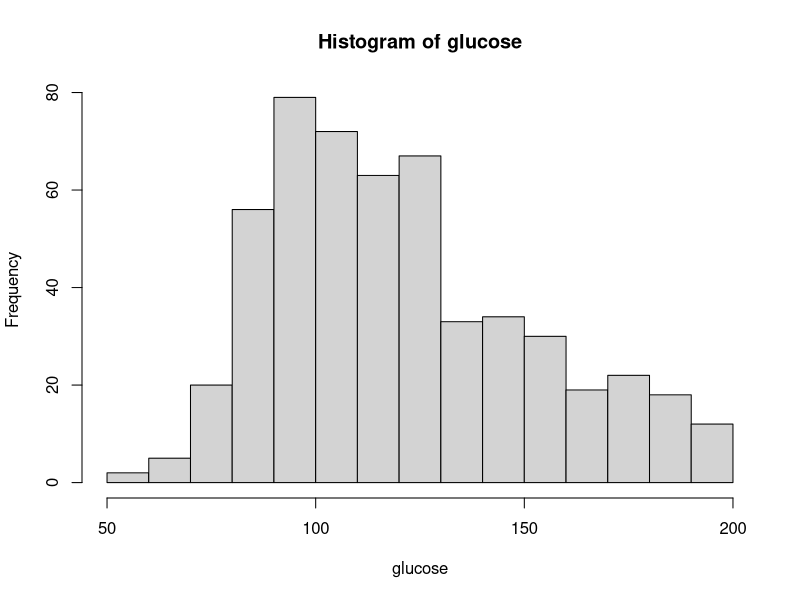
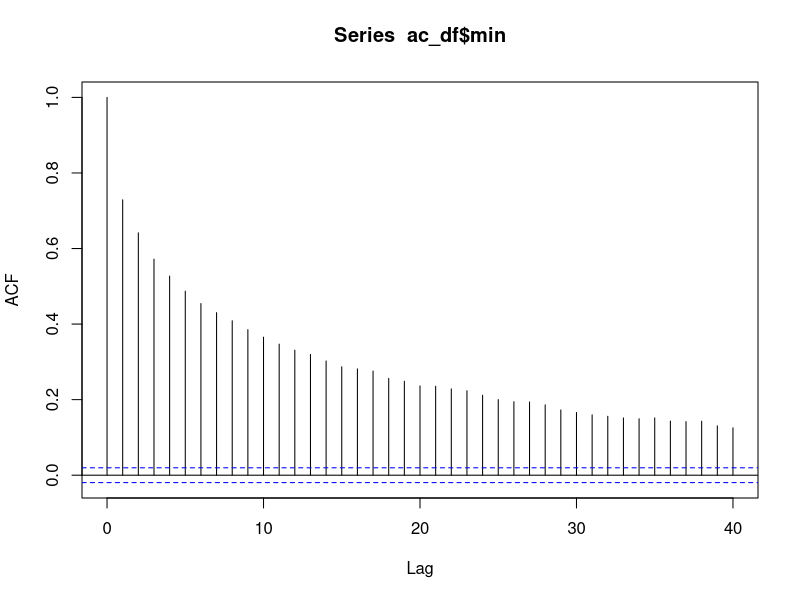
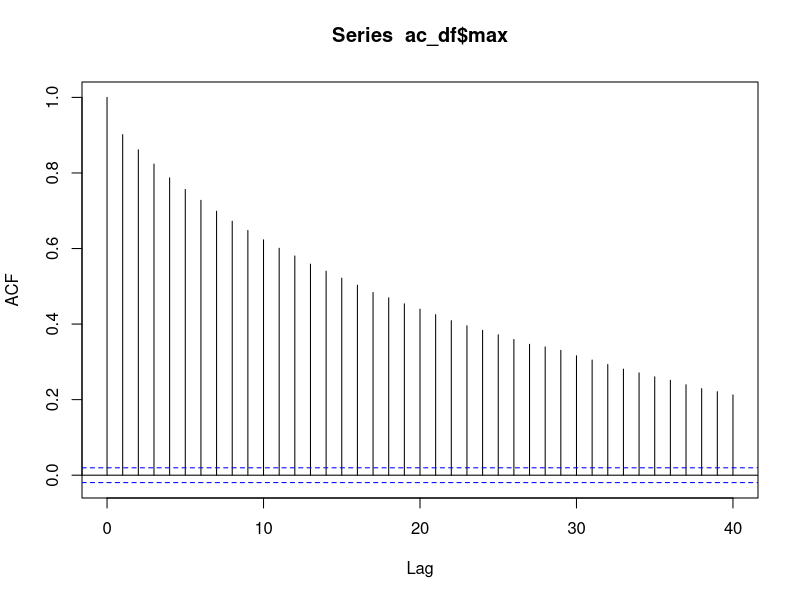

These charts were generated, in order, by the following R code: (Note: this script raises an error after producing the figures.)
## ---- chunk 1
library(tidyverse)
library(coda)
## ---- chunk 2
glucose = read.csv('gluc.csv')
glucose = glucose$X
## ---- chunk 3
hist(glucose)
## ---- chunk 4
a <- 1
b <- 1
mu_0 <- 120
tau_0sq <- 200
sigma_0sq <- 1000
nu_0 <- 10

S <- 10000
thetas <- NULL
theta1 <- mean(glucose)
theta2 <- mean(glucose)

sigma1 <- sd(glucose)
sigma2 <-sd(glucose)

glucose_pred <- NULL
p <- 0.5

for (s in 1:S){
  px1 <- dnorm(glucose, theta1, sigma1)*p
  px2 <- dnorm(glucose, theta2, sigma2)*(1-p)
  
  Xs <- rbinom(length(glucose), 1, px1/(px1+px2))
  
  n1 <- sum(Xs)
  n2 <- length(glucose)-sum(Xs)
  
  glucose1s <- glucose[Xs==1]
  glucose2s <- glucose[Xs==0]
  
  g_avg1 <- mean(glucose1s)
  g_avg2 <- mean(glucose2s)
  
  g_var1 <- var(glucose1s)
  g_var2 <- var(glucose2s)
  
  p <- rbeta(1, a+n1, b+n2)
  
  tau_n1sq <- 1/((1/tau_0sq)+(n1/sigma1^2))
  tau_n2sq <- 1/((1/tau_0sq)+(n2/sigma2^2))
  
  mu_n1 <- ((1/tau_0sq)*mu_0 + (n1/(sigma1^2))*g_avg1)*(tau_n1sq)
  mu_n2 <- ((1/tau_0sq)*mu_0 + (n2/(sigma2^2))*g_avg2)*(tau_n2sq)
  
  theta1 <- rnorm(1, mu_n1, sqrt(tau_n1sq))
  theta2 <- rnorm(1, mu_n2, sqrt(tau_n2sq))
  
  
  
  nu_n1 <- nu_0+n1
  nu_n2 <- nu_0+n2
  
  s_n1sq <- (nu_0*sigma_0sq+(n1-1)*g_var1+n1*(g_avg1-theta1)^2)/nu_n1
  s_n2sq <- (nu_0*sigma_0sq+(n2-1)*g_var2+n2*(g_avg2-theta2)^2)/nu_n2
  
  sigma1 <- sqrt(1/rgamma(1, nu_n1/2, s_n1sq*nu_n1/2))
  sigma2 <- sqrt(1/rgamma(1, nu_n2/2, s_n2sq*nu_n2/2))
  
  
  thetas <- rbind(thetas, c(theta1, theta2))
  x <- rbinom(1, 1, p)
  if(x){
    glucose_pred <- rbind(glucose_pred, rnorm(1, theta1, sigma1))
  }
  else{
    glucose_pred <- rbind(glucose_pred, rnorm(1, theta2, sigma2))
  }
}
## ---- chunk 5
ac_df <- thetas %>%
  as.data.frame() %>%
  mutate(min = ifelse(V1<V2, V1, V2),
         max = ifelse(V1>V2, V1, V2))

acf(ac_df$min)

acf(ac_df$max)
  
## ---- chunk 6
ac_df %>%
  summarise(effectiveSize(min),
            effectiveSize(max))
## ---- chunk 7
glucose <- as.data.frame(glucose)
glucose %>%
  ggplot(aes(x=glucose, col="data"))+
  geom_density()+
  geom_density(data=glucose_pred, aes(x= V1, col="glucose_pred"))
## ---- chunk 8
a_theta <- 120
b_theta <- 10
a_rho <- 10
b_rho <- 10

S = 1000
theta_prior <- numeric(S)
theta_a_prior <- numeric(S)
theta_b_prior <- numeric(S)
rho_prior <- numeric(S)

for (s in 1:S) {
  
#simulate theta^(s)
theta_prior[s] = rgamma(1, a_theta, b_theta)

#simulate rho^(s)
rho_prior[s] = rgamma(1, a_rho, b_rho)


theta_a_prior[s] <- theta_prior[s]
theta_b_prior[s] <- theta_prior[s] * rho_prior[s]
  
}

## ---- chunk 9
plot(theta_a_prior, theta_b_prior)
## ---- chunk 10
#initialize
ya <- c(12, 9, 12, 14, 13, 13, 15, 8, 15, 6)
yb <- c(11, 11, 10, 9, 9, 8, 7, 10, 6, 8, 8, 9, 7)

sum_ya <- sum(ya)
sum_yb <- sum(yb)

theta_0 = rgamma(1, a_theta, b_theta)
rho_0 = rgamma(1, a_rho, b_rho)

S = 5000

theta_S <- numeric(S+1)
rho_S <- numeric(S+1)

theta_S[1] = theta_0
rho_S[1] = rho_0

for (s in 1:S) {
  
#simulate theta^(s+1)
theta_S[s+1] = rgamma(1, sum_ya + sum_yb + a_theta, 10 + 13*rho_S[s])

#simulate rho^(s+1)
#theta_list = c(rep(theta_S[s+1], length(school1data)))
rho_S[s+1] = rgamma(1, sum_yb + a_rho, 13*theta_S[s+1]+b_rho)
  
}
## ---- chunk 11
plot(x=theta_S, type = "l")
## ---- chunk 12
theta_a = theta_S
theta_b = theta_S * rho_S
plot(theta_a, theta_b)
## ---- chunk 13
hist(theta_a)
hist(theta_b)
hist(rho_S)
## ---- chunk 14
theta_b_minus_a <- numeric(S+1)
for (s in 1:S){
  
  theta_b_minus_a[s] <- theta_b[s]-theta_a[s]
  
}


theta_b_minus_a_mean <- mean(theta_b-theta_a)
print("MCMC estimate of posterior mean of theta_B - theta_A:")
print(theta_b_minus_a_mean)
print("------------")
print("95% CI:")
print(quantile(theta_b_minus_a, c(.025, .975)))
## ---- chunk 15
a_theta <- 120
b_theta <- 10
a_rho <- 45
b_rho <- 45

S = 1000
theta_prior <- numeric(S)
theta_a_prior <- numeric(S)
theta_b_prior <- numeric(S)
rho_prior <- numeric(S)

for (s in 1:S) {
  
#simulate theta^(s)
theta_prior[s] = rgamma(1, a_theta, b_theta)

#simulate rho^(s)
rho_prior[s] = rgamma(1, a_rho, b_rho)


theta_a_prior[s] <- theta_prior[s]
theta_b_prior[s] <- theta_prior[s] * rho_prior[s]
  
}

## ---- chunk 16
plot(theta_a_prior, theta_b_prior)
## ---- chunk 17
#initialize
ya <- c(12, 9, 12, 14, 13, 13, 15, 8, 15, 6)
yb <- c(11, 11, 10, 9, 9, 8, 7, 10, 6, 8, 8, 9, 7)

sum_ya <- sum(ya)
sum_yb <- sum(yb)

theta_0 = rgamma(1, a_theta, b_theta)
rho_0 = rgamma(1, a_rho, b_rho)

S = 5000

theta_S <- numeric(S+1)
rho_S <- numeric(S+1)

theta_S[1] = theta_0
rho_S[1] = rho_0

for (s in 1:S) {
  
#simulate theta^(s+1)
theta_S[s+1] = rgamma(1, sum_ya + sum_yb + a_theta, 10 + 13*rho_S[s])

#simulate rho^(s+1)
#theta_list = c(rep(theta_S[s+1], length(school1data)))
rho_S[s+1] = rgamma(1, sum_yb + a_rho, 13*theta_S[s]+b_rho)
  
}
## ---- chunk 18
plot(x=theta_S, type = "l")
## ---- chunk 19
theta_a = theta_S
theta_b = theta_S * rho_S
plot(theta_a, theta_b)
## ---- chunk 20
hist(theta_a)
hist(theta_b)
hist(rho_S)
## ---- chunk 21
theta_b_minus_a <- numeric(S+1)
for (s in 1:S){
  
  theta_b_minus_a[s] <- theta_b[s]-theta_a[s]
  
}


theta_b_minus_a_mean <- mean(theta_b-theta_a)
print("MCMC estimate of posterior mean of theta_B - theta_A:")
print(theta_b_minus_a_mean)
print("------------")
print("95% CI:")
print(quantile(theta_b_minus_a, c(.025, .975)))
